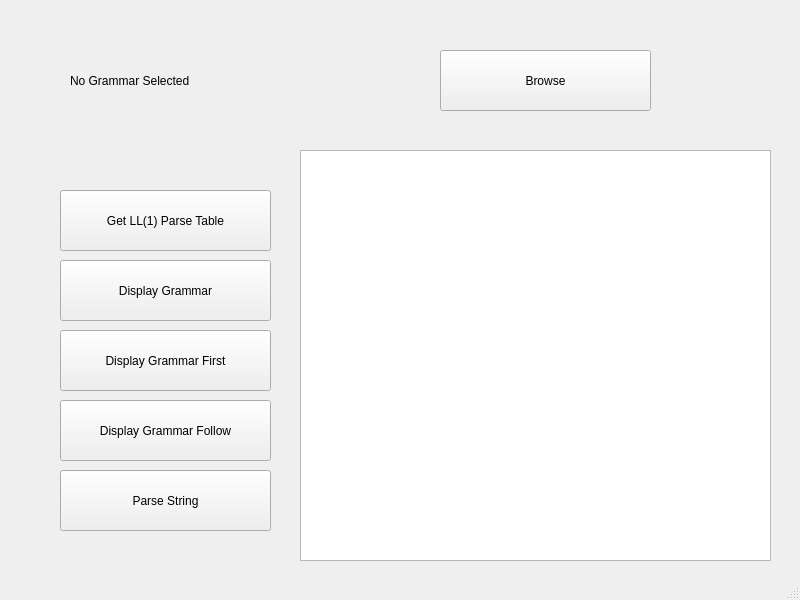
<?xml version="1.0" encoding="UTF-8"?>
<ui version="4.0">
 <class>MainWindow</class>
 <widget class="QMainWindow" name="MainWindow">
  <property name="geometry">
   <rect>
    <x>0</x>
    <y>0</y>
    <width>800</width>
    <height>600</height>
   </rect>
  </property>
  <property name="windowTitle">
   <string>LL(1) Parser</string>
  </property>
  <widget class="QWidget" name="centralwidget">
   <widget class="QLabel" name="GrammarLabel">
    <property name="geometry">
     <rect>
      <x>70</x>
      <y>50</y>
      <width>321</width>
      <height>61</height>
     </rect>
    </property>
    <property name="text">
     <string>No Grammar Selected</string>
    </property>
   </widget>
   <widget class="QPushButton" name="grammarButton">
    <property name="geometry">
     <rect>
      <x>440</x>
      <y>50</y>
      <width>211</width>
      <height>61</height>
     </rect>
    </property>
    <property name="text">
     <string>Browse</string>
    </property>
   </widget>
   <widget class="QPushButton" name="parsetableButton">
    <property name="geometry">
     <rect>
      <x>60</x>
      <y>190</y>
      <width>211</width>
      <height>61</height>
     </rect>
    </property>
    <property name="text">
     <string>Get LL(1) Parse Table</string>
    </property>
   </widget>
   <widget class="QPushButton" name="dispgrammarButton">
    <property name="geometry">
     <rect>
      <x>60</x>
      <y>260</y>
      <width>211</width>
      <height>61</height>
     </rect>
    </property>
    <property name="text">
     <string>Display Grammar</string>
    </property>
   </widget>
   <widget class="QPushButton" name="firstButton">
    <property name="geometry">
     <rect>
      <x>60</x>
      <y>330</y>
      <width>211</width>
      <height>61</height>
     </rect>
    </property>
    <property name="text">
     <string>Display Grammar First</string>
    </property>
   </widget>
   <widget class="QPushButton" name="followButton">
    <property name="geometry">
     <rect>
      <x>60</x>
      <y>400</y>
      <width>211</width>
      <height>61</height>
     </rect>
    </property>
    <property name="text">
     <string>Display Grammar Follow</string>
    </property>
   </widget>
   <widget class="QPushButton" name="parseButton">
    <property name="geometry">
     <rect>
      <x>60</x>
      <y>470</y>
      <width>211</width>
      <height>61</height>
     </rect>
    </property>
    <property name="text">
     <string>Parse String</string>
    </property>
   </widget>
   <widget class="QTableWidget" name="parseTable">
    <property name="geometry">
     <rect>
      <x>300</x>
      <y>150</y>
      <width>471</width>
      <height>411</height>
     </rect>
    </property>
   </widget>
  </widget>
  <widget class="QStatusBar" name="statusbar"/>
 </widget>
 <resources/>
 <connections/>
</ui>
